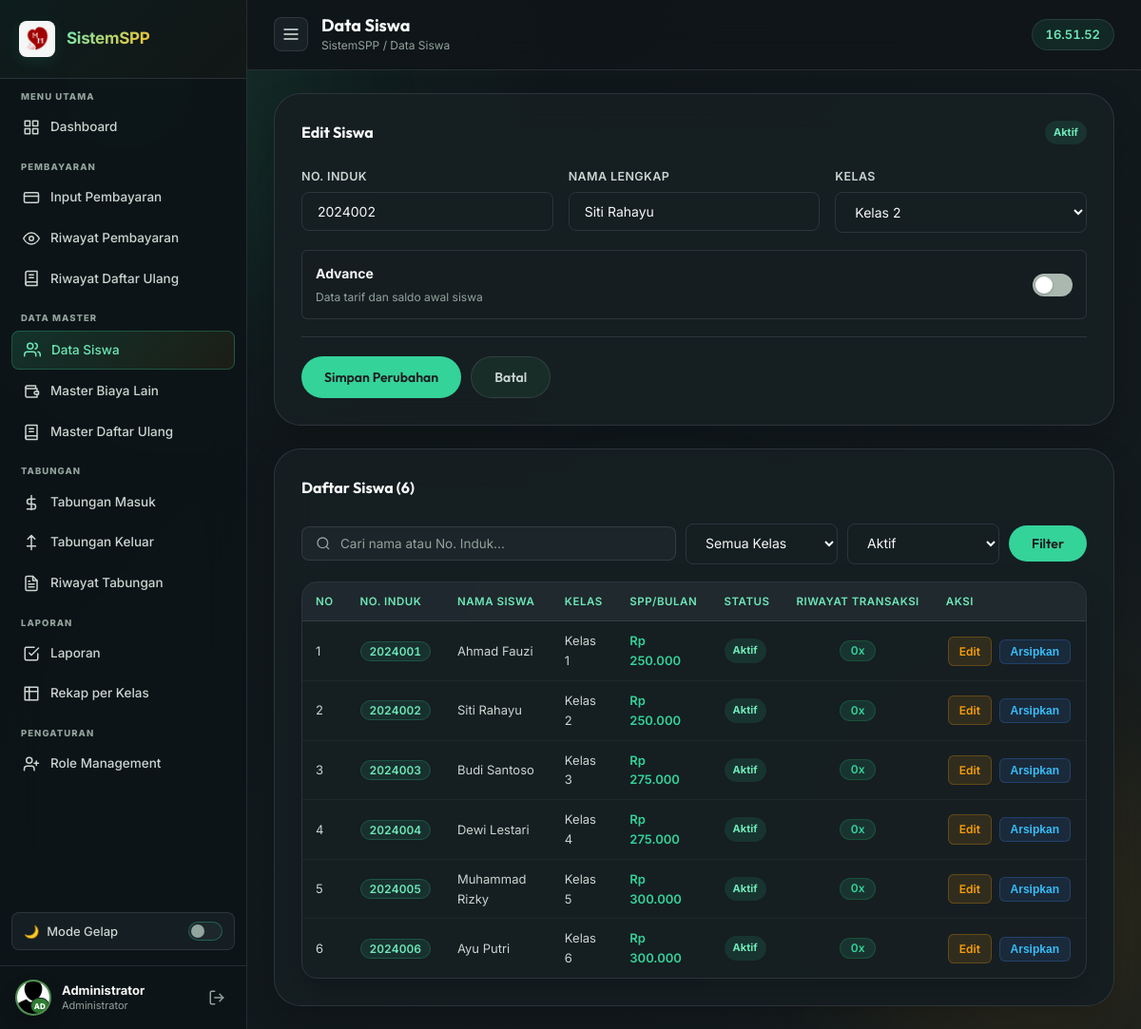
The page /siswa/daftar.php?edit=2 (signed in) on the database its author committed.
### tables this page shows
CREATE TABLE `siswa` (
  `id`              INT AUTO_INCREMENT PRIMARY KEY,
  `NO_INDUK`        VARCHAR(10) NOT NULL UNIQUE,
  `NAMA`            VARCHAR(100) NOT NULL,
  `KELAS`           CHAR(1) NOT NULL,
  `SPP_PERBULAN`    DECIMAL(15,2) NOT NULL DEFAULT 0,
  `PANGKAL`         DECIMAL(15,2) NOT NULL DEFAULT 0,
  `BANGUNAN`        DECIMAL(15,2) NOT NULL DEFAULT 0,
  `SERAGAM`         DECIMAL(15,2) NOT NULL DEFAULT 0,
  `KEGIATAN`        DECIMAL(15,2) NOT NULL DEFAULT 0,
  `MAKAN`           DECIMAL(15,2) NOT NULL DEFAULT 0,
  `SORGA`           DECIMAL(15,2) NOT NULL DEFAULT 0,
  `INFAQ`           DECIMAL(15,2) NOT NULL DEFAULT 0,
  `PANGKAL_BAYAR`   DECIMAL(15,2) NOT NULL DEFAULT 0,
  `BANGUNAN_BAYAR`  DECIMAL(15,2) NOT NULL DEFAULT 0,
  `SERAGAM_BAYAR`   DECIMAL(15,2) NOT NULL DEFAULT 0,
  `KEGIATAN_BAYAR`  DECIMAL(15,2) NOT NULL DEFAULT 0,
  `POMG`            DECIMAL(15,2) NOT NULL DEFAULT 0,
  `DAFTAR_ULANG`    DECIMAL(15,2) NOT NULL DEFAULT 0,
  `NO_induk_diknas` CHAR(10) DEFAULT NULL,
  `potong_pangkal`  DECIMAL(15,2) NOT NULL DEFAULT 0,
  `tot_pangkal`     DECIMAL(15,2) NOT NULL DEFAULT 0,
  `tot_du`          DECIMAL(15,2) NOT NULL DEFAULT 0,
  `potong_du`       DECIMAL(15,2) NOT NULL DEFAULT 0,
  `is_active`       TINYINT(1) NOT NULL DEFAULT 1,
  `created_at`      TIMESTAMP DEFAULT CURRENT_TIMESTAMP,
  KEY `idx_siswa_status_kelas_nama` (`is_active`, `KELAS`, `NAMA`),
  CONSTRAINT `chk_siswa_kelas_sd` CHECK (`KELAS` IN ('1','2','3','4','5','6'))
);

### siswa/daftar.php (the view, shortened to what this page needs)
<?php
require_once '../koneksi.php';
function student_history_count(mysqli $db, string $noInduk): int {
    $sql = "
        SELECT
          (SELECT COUNT(*) FROM bayar WHERE NO_INDUK = ?) +
          (SELECT COUNT(*) FROM bayar_du WHERE no_induk = ?) +
          (SELECT COUNT(*) FROM transaksi_m WHERE NO_INDUK = ?) +
          (SELECT COUNT(*) FROM transaksi_k WHERE NO_INDUK = ?) AS jumlah
    ";
    $stmt = $db->prepare($sql);
    $stmt->bind_param('ssss', $noInduk, $noInduk, $noInduk, $noInduk);
    $stmt->execute();
    $count = (int)$stmt->get_result()->fetch_assoc()['jumlah'];
    return $count;
}
function find_student(mysqli $db, int $id, bool $forUpdate = false): ?array {
    $stmt = $db->prepare('SELECT * FROM siswa WHERE id = ? LIMIT 1' . ($forUpdate ? ' FOR UPDATE' : ''));
    $stmt->bind_param('i', $id);
    $stmt->execute();
    $student = $stmt->get_result()->fetch_assoc() ?: null;
    if ($student) $student['history_count'] = student_history_count($db, $student['NO_INDUK']);
    return $student;
}
$oldInput = $_SESSION['student_old_input'] ?? [];
$editId = (int)($_GET['edit'] ?? 0);
$editStudent = $editId > 0 ? find_student($koneksi, $editId) : null;
$query = trim((string)($_GET['q'] ?? ''));
$filterClass = (string)($_GET['kelas'] ?? '');
$filterStatus = (string)($_GET['status'] ?? 'active');
$stmtList = $koneksi->prepare("
    SELECT s.*,
      (SELECT COUNT(*) FROM bayar p WHERE p.NO_INDUK = s.NO_INDUK) AS jml_bayar,
      ((SELECT COUNT(*) FROM bayar p WHERE p.NO_INDUK = s.NO_INDUK) +
       (SELECT COUNT(*) FROM bayar_du du WHERE du.no_induk = s.NO_INDUK) +
       (SELECT COUNT(*) FROM transaksi_m tm WHERE tm.NO_INDUK = s.NO_INDUK) +
       (SELECT COUNT(*) FROM transaksi_k tk WHERE tk.NO_INDUK = s.NO_INDUK)) AS history_count
    FROM siswa s
    WHERE (? = '' OR s.NO_INDUK LIKE CONCAT('%', ?, '%') OR s.NAMA LIKE CONCAT('%', ?, '%'))
      AND (? = '' OR s.KELAS = ?)
      AND (? = 'all' OR s.is_active = IF(? = 'archived', 0, 1))
    ORDER BY s.is_active DESC,
      CASE WHEN s.KELAS REGEXP '^[1-6]$' THEN 0 ELSE 1 END,
      CAST(s.KELAS AS UNSIGNED), s.KELAS, s.NAMA ASC
");
$stmtList->bind_param('sssssss', $query, $query, $query, $filterClass, $filterClass, $filterStatus, $filterStatus);
$stmtList->execute();
$studentRows = $stmtList->get_result()->fetch_all(MYSQLI_ASSOC);
$formStudent = $editStudent ?? [];
$fieldMap = [
    'no_induk' => 'NO_INDUK', 'nama' => 'NAMA', 'kelas' => 'KELAS',
    'no_induk_diknas' => 'NO_induk_diknas', 'spp_perbulan' => 'SPP_PERBULAN',
    'pangkal' => 'PANGKAL', 'bangunan' => 'BANGUNAN', 'seragam' => 'SERAGAM',
    'kegiatan' => 'KEGIATAN', 'makan' => 'MAKAN', 'sorga' => 'SORGA',
    'infaq' => 'INFAQ', 'pomg' => 'POMG', 'daftar_ulang' => 'DAFTAR_ULANG',
    'potong_pangkal' => 'potong_pangkal', 'potong_du' => 'potong_du',
    'pangkal_bayar' => 'PANGKAL_BAYAR', 'bangunan_bayar' => 'BANGUNAN_BAYAR',
    'seragam_bayar' => 'SERAGAM_BAYAR', 'kegiatan_bayar' => 'KEGIATAN_BAYAR'
];
function form_student_value(string $key, array $oldInput, array $student, array $fieldMap, $default = '') {
    $column = $fieldMap[$key] ?? $key;
    return $student[$column] ?? $default;
}
?>
<!DOCTYPE html>
<html lang="id">
<head>
  <link rel="stylesheet" href="../assets/css/style.css?v=4.7" />
</head>
<body>
  <div class="bg-orbs"><div class="orb orb-1"></div><div class="orb orb-2"></div><div class="orb orb-3"></div></div>
  <div class="layout">
    <?php include '../includes/sidebar.php'; ?>
    <main class="main-content">
      <div class="topbar">
        <button class="sidebar-toggle" onclick="toggleSidebar()" id="btn-sidebar-toggle">
          <svg width="20" height="20" viewBox="0 0 24 24" fill="none" stroke="currentColor" stroke-width="2"><line x1="3" y1="12" x2="21" y2="12"/><line x1="3" y1="6" x2="21" y2="6"/><line x1="3" y1="18" x2="21" y2="18"/></svg>
        </button>
        <div class="topbar-title"><h2>Data Siswa</h2><span class="breadcrumb">SistemSPP / Data Siswa</span></div>
        <div class="clock-badge" id="liveClock">--:--:--</div>
      </div>
      <div class="main-card">
        <div class="card-title-row">
          <div class="card-title"><?= $editStudent ? 'Edit Siswa' : 'Tambah Siswa Baru' ?></div>
          <?php if ($editStudent): ?><span class="master-status <?= $editStudent['is_active'] ? 'is-active' : 'is-inactive' ?>"><?= $editStudent['is_active'] ? 'Aktif' : 'Diarsipkan' ?></span><?php endif; ?>
        </div>
        <form method="POST" action="daftar.php" id="form-master-siswa" novalidate>
          <div class="fields-grid">
            <div class="field-row">
              <label class="field-label" for="nis-baru">No. Induk</label>
              <input class="field-input" type="text" inputmode="numeric" maxlength="10" id="nis-baru" name="no_induk" required
                value="<?= htmlspecialchars((string)form_student_value('no_induk', $oldInput, $formStudent, $fieldMap)) ?>" />
            </div>
            <div class="field-row">
              <label class="field-label" for="nama-baru">Nama Lengkap</label>
              <input class="field-input" type="text" maxlength="100" id="nama-baru" name="nama" required
                value="<?= htmlspecialchars((string)form_student_value('nama', $oldInput, $formStudent, $fieldMap)) ?>" />
            </div>
            <div class="field-row">
              <label class="field-label" for="kelas-baru">Kelas</label>
              <select class="field-input field-select" id="kelas-baru" name="kelas" required>
                <?php
                $selectedClass = (string)form_student_value('kelas', $oldInput, $formStudent, $fieldMap);
                $isLegacySelectedClass = $selectedClass !== '' && !in_array($selectedClass, ['1','2','3','4','5','6'], true);
                if ($isLegacySelectedClass):
                ?>
                <option value="<?= htmlspecialchars($selectedClass) ?>" selected>Kelas <?= htmlspecialchars($selectedClass) ?> (data lama)</option>
                <?php endif; for ($class = 1; $class <= 6; $class++): ?>
                <option value="<?= $class ?>" <?= $selectedClass === (string)$class ? 'selected' : '' ?>>Kelas <?= $class ?></option>
                <?php endfor; ?>
              </select>
            </div>
          </div>
          <label class="advanced-switch" for="advanced-enabled">
            <span><strong>Advance</strong><small>Data tarif dan saldo awal siswa</small></span>
            <span class="advanced-switch-track"><span></span></span>
          </label>
          <div class="action-bar" style="margin-top:18px">
            <button type="submit" class="btn btn-primary"><?= $editStudent ? 'Simpan Perubahan' : 'Tambah Siswa' ?></button>
            <?php if ($editStudent): ?><a href="daftar.php" class="btn btn-ghost">Batal</a><?php endif; ?>
          </div>
        </form>
      </div>
      <div class="main-card" style="margin-top:0">
        <div class="card-title-row"><div class="card-title">Daftar Siswa (<?= count($studentRows) ?>)</div></div>
        <form method="GET" action="daftar.php" class="filter-bar student-filter-bar">
          <div class="search-box">
            <svg width="16" height="16" viewBox="0 0 24 24" fill="none" stroke="currentColor" stroke-width="2"><circle cx="11" cy="11" r="8"/><line x1="21" y1="21" x2="16.65" y2="16.65"/></svg>
            <input type="search" name="q" value="<?= htmlspecialchars($query) ?>" placeholder="Cari nama atau No. Induk..." />
          </div>
          <select class="field-input field-select filter-sel" name="kelas">
            <option value="">Semua Kelas</option>
          </select>
          <select class="field-input field-select filter-sel" name="status">
            <option value="active" <?= $filterStatus === 'active' ? 'selected' : '' ?>>Aktif</option>
          </select>
          <button class="btn btn-primary" type="submit">Filter</button>
        </form>
        <div class="table-container">
          <table class="payment-table responsive-table">
            <thead><tr><th>No</th><th>No. Induk</th><th>Nama Siswa</th><th>Kelas</th><th>SPP/Bulan</th><th>Status</th><th class="student-history-col">Riwayat Transaksi</th><th>Aksi</th></tr></thead>
            <tbody>
              <?php if (!$studentRows): ?>
              <tr><td colspan="8"><div class="empty-state"><p>Data siswa tidak ditemukan</p></div></td></tr>
              <?php else: foreach ($studentRows as $index => $student):
                $editUrl = 'daftar.php?edit=' . (int)$student['id'];
              ?>
              <tr class="clickable-payment-row" data-edit-url="<?= htmlspecialchars($editUrl, ENT_QUOTES, 'UTF-8') ?>" tabindex="0" role="link" aria-label="Edit siswa <?= htmlspecialchars($student['NAMA'], ENT_QUOTES, 'UTF-8') ?>">
                <td data-label="No"><?= $index + 1 ?></td>
                <td data-label="No. Induk"><span class="badge-nis"><?= htmlspecialchars($student['NO_INDUK']) ?></span></td>
                <td data-label="Nama Siswa"><?= htmlspecialchars($student['NAMA']) ?></td>
                <td data-label="Kelas">Kelas <?= htmlspecialchars($student['KELAS']) ?></td>
                <td data-label="SPP/Bulan" class="nominal">Rp <?= number_format((float)$student['SPP_PERBULAN'], 0, ',', '.') ?></td>
                <td data-label="Status"><span class="master-status <?= $student['is_active'] ? 'is-active' : 'is-inactive' ?>"><?= $student['is_active'] ? 'Aktif' : 'Diarsipkan' ?></span></td>
                <td data-label="Riwayat Transaksi" class="student-history-col"><span class="badge-count"><?= (int)$student['history_count'] ?>x</span></td>
                <td data-label="Aksi" class="aksi-col">
                  <a class="btn-tbl btn-tbl-edit" href="<?= htmlspecialchars($editUrl) ?>">Edit</a>
                  <form method="POST" action="daftar.php" style="display:inline" onsubmit="return confirm('<?= $student['is_active'] ? 'Arsipkan' : 'Pulihkan' ?> siswa <?= htmlspecialchars(addslashes($student['NAMA'])) ?>?')">
                    <button type="submit" class="btn-tbl btn-tbl-toggle"><?= $student['is_active'] ? 'Arsipkan' : 'Pulihkan' ?></button>
                  </form>
                </td>
              </tr>
              <?php endforeach; endif; ?>
            </tbody>
          </table>
        </div>
      </div>
    </main>
  </div>
</body>
</html>

### rows shown on the page
siswa: no_induk "2024002", nama "Siti Rahayu", kelas "Kelas 2", NO_INDUK "2024002", NAMA "Siti Rahayu", KELAS "2", SPP_PERBULAN "250.000", is_active "Aktif", history_count "0"
siswa: NO_INDUK "2024001", NAMA "Ahmad Fauzi", KELAS "1", SPP_PERBULAN "250.000", is_active "Aktif", history_count "0"
siswa: NO_INDUK "2024003", NAMA "Budi Santoso", KELAS "3", SPP_PERBULAN "275.000", is_active "Aktif", history_count "0"
siswa: NO_INDUK "2024004", NAMA "Dewi Lestari", KELAS "4", SPP_PERBULAN "275.000", is_active "Aktif", history_count "0"
siswa: NO_INDUK "2024005", NAMA "Muhammad Rizky", KELAS "5", SPP_PERBULAN "300.000", is_active "Aktif", history_count "0"
siswa: NO_INDUK "2024006", NAMA "Ayu Putri", KELAS "6", SPP_PERBULAN "300.000", is_active "Aktif", history_count "0"

### other values the page prints
$section "MENU UTAMA"
$label "Dashboard"
$section "PEMBAYARAN"
$label "Input Pembayaran"
$label "Riwayat Pembayaran"
$label "Riwayat Daftar Ulang"
$section "DATA MASTER"
$label "Data Siswa"
$label "Master Biaya Lain"
$label "Master Daftar Ulang"
$section "TABUNGAN"
$label "Tabungan Masuk"
$label "Tabungan Keluar"
$label "Riwayat Tabungan"
$section "LAPORAN"
